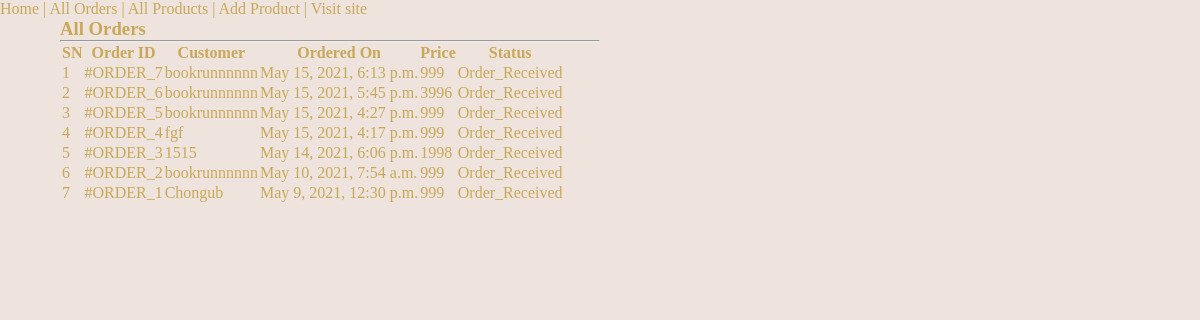
The app's page /admin-all-orders/ (signed in) with its own data.
### myapp/models.py (models this page shows, shortened)
class order(models.Model):
    cart =  models.OneToOneField(Cart, on_delete=models.CASCADE)
    ordered_by = models.CharField(max_length=200)
    shipping_address = models.CharField(max_length=200)
    mobile = models.CharField(max_length=10)
    email = models.EmailField(null=True,blank=True)
    paymentcardno = models.CharField(max_length=15,default=None)
    subtotal = models.PositiveIntegerField()
    discount = models.PositiveIntegerField()
    total = models.PositiveIntegerField()
    order_status = models.CharField(max_length=50,choices=ORDER_STATUS)
    created_at = models.DateTimeField(auto_now_add=True)

### myapp/views.py (the view)
# urls.py: path("admin-all-orders/", AdminOrderListView.as_view(), name="adminorderlist"),
class AdminOrderListView(AdminRequiredMixin, ListView):
    template_name = "adminorderlist.html"
    queryset = order.objects.all().order_by("-id")
    context_object_name = "allorders"

### myapp/views.py (called while the page is built)
    def dispatch(self, request, *args, **kwargs):
        if request.user.is_authenticated and Admin.objects.filter(user=request.user).exists():
            pass
        else:
            return redirect("/adminlogin/")
        return super().dispatch(request, *args, **kwargs)

### myapp/Templates/adminorderlist.html (shortened to what this page needs)
{% load static %}
<!DOCTYPE html>
<html lang="en">
<head>
    <link rel="stylesheet" type="text/css" href={% static "style.css" %}>
</head>
<body>
<a href="{% url 'adminhome' %}">Home</a> | <a href="{% url 'adminorderlist' %}">All Orders</a> | <a href="{% url 'adminproductlist' %}">All Products</a> | <a href="{% url 'adminproductcreate' %}" target="_blank">Add Product</a> | <a href="{% url 'index' %}" target="_blank">Visit site</a>
<div class="container">
    <div class="row">
        <div class="col-md-12">
            <h3>All Orders</h3><hr>
            <table class="table">
                <thead>
                    <tr>
                        <th>SN</th>
                        <th>Order ID </th>
                        <th>Customer</th>
                        <th>Ordered On</th>
                        <th>Price</th>
                        <th>Status</th>
                    </tr>
                </thead>
                <tbody>
                    {% for order in allorders %}
                    <tr>
                        <td>{{forloop.counter}}</td>
                        <td><a href="{% url 'adminorderdetail' order.id %}">#ORDER_{{order.id}}</a></td>
                        <td>{{order.ordered_by}}</td>
                        <td>{{order.created_at}}</td>
                        <td>{{order.total}}</td>
                        <td>{{order.order_status}}</td>
                    </tr>
                    {% endfor %}
                </tbody>
            </table>
        </div>
    </div>
</div>

### myapp/static/style.css (style rules this page uses)
* { margin: 0; padding:0; box-sizing: border-box; }
a { text-decoration: none; color: inherit; }
body { background-color: #eee3dd; color: #C9A959; }
.container { max-width: 1920px; display: grid; grid-template-columns: 1fr 1fr; grid-template-areas: 'header header' 'navbar navbar' 'main main' 'footer footer'; grid-gap: 0px; margin-left: 5%; margin-right: 5%; }

### records on screen
order: id "7", ordered_by "bookrunnnnnn", created_at "May 15, 2021, 6:13 p.m.", total "999", order_status "Order_Received"
order: id "6", ordered_by "bookrunnnnnn", created_at "May 15, 2021, 5:45 p.m.", total "3996", order_status "Order_Received"
order: id "5", ordered_by "bookrunnnnnn", created_at "May 15, 2021, 4:27 p.m.", total "999", order_status "Order_Received"
order: id "4", ordered_by "fgf", created_at "May 15, 2021, 4:17 p.m.", total "999", order_status "Order_Received"
order: id "3", ordered_by "1515", created_at "May 14, 2021, 6:06 p.m.", total "1998", order_status "Order_Received"
order: id "2", ordered_by "bookrunnnnnn", created_at "May 10, 2021, 7:54 a.m.", total "999", order_status "Order_Received"
order: id "1", ordered_by "Chongub", created_at "May 9, 2021, 12:30 p.m.", total "999", order_status "Order_Received"
